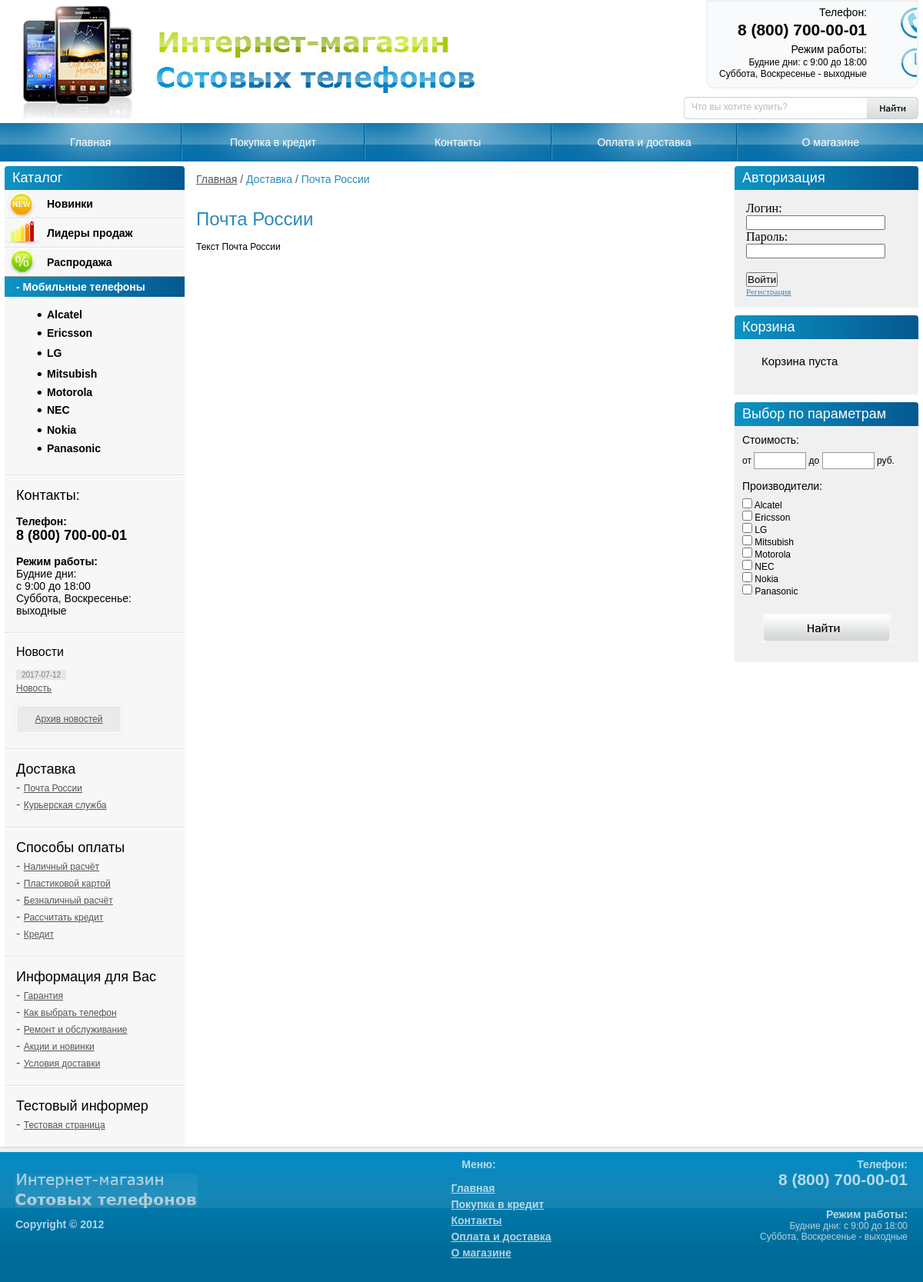
Screenshot of /?view=informer&informer_id=6 with the database file from the repository.
### tables this page shows
CREATE TABLE IF NOT EXISTS `pages` (
  `pages_id` tinyint(3) unsigned NOT NULL AUTO_INCREMENT,
  `title` varchar(255) NOT NULL,
  `keywords` varchar(255) NOT NULL,
  `description` varchar(255) NOT NULL,
  `position` tinyint(3) unsigned NOT NULL DEFAULT '0',
  `text` text NOT NULL,
  PRIMARY KEY (`pages_id`)
);

CREATE TABLE IF NOT EXISTS `links` (
  `link_id` int(10) unsigned NOT NULL AUTO_INCREMENT,
  `link_name` varchar(255) NOT NULL,
  `parent_informer` tinyint(3) unsigned NOT NULL,
  `links_position` tinyint(3) unsigned NOT NULL DEFAULT '0',
  `keywords` varchar(255) NOT NULL,
  `description` varchar(255) NOT NULL,
  `text` text NOT NULL,
  PRIMARY KEY (`link_id`)
);

CREATE TABLE IF NOT EXISTS `informers` (
  `informer_id` tinyint(3) unsigned NOT NULL AUTO_INCREMENT,
  `informer_name` varchar(255) NOT NULL,
  `informer_position` tinyint(3) unsigned NOT NULL DEFAULT '0',
  PRIMARY KEY (`informer_id`)
);

CREATE TABLE IF NOT EXISTS `news` (
  `news_id` int(10) unsigned NOT NULL AUTO_INCREMENT,
  `title` varchar(255) NOT NULL,
  `keywords` varchar(255) NOT NULL,
  `description` varchar(255) NOT NULL,
  `anons` text NOT NULL,
  `text` text NOT NULL,
  `date` date NOT NULL,
  PRIMARY KEY (`news_id`)
);

### controller/controller.php (called while the page is built, shortened)
<?php
$cat = catalog();
$informers = informer();
$pages = pages();
$news = get_title_news();
$view = empty($_GET['view']) ? 'hits' : $_GET['view'];
switch($view){
    case('informer'):
        $informer_id = abs((int)$_GET['informer_id']);
        $text_informer = get_text_informer($informer_id);
    break;
}
require_once TEMPLATE.'index.php';

### index.php (called while the page is built, shortened)
<?php
require_once CONTROLLER;

### model/model.php (called while the page is built, shortened)
<?php
 function catalog(){
    $query = "SELECT * FROM brands ORDER BY parent_id, brand_name";
    $res = mysql_query($query) or die(mysql_query());
    $cat = array();
    while($row = mysql_fetch_assoc($res)){
        if(!$row['parent_id']){
            $cat[$row['brand_id']][] = $row['brand_name'];
        }else{
            $cat[$row['parent_id']]['sub'][$row['brand_id']] = $row['brand_name'];
        }
    }
    return $cat;
 }
function pages(){
    $query = "SELECT pages_id, title FROM pages ORDER BY position";
    $res = mysql_query($query) or die (mysql_error());
    $pages = array();
    while($row = mysql_fetch_assoc($res)){
        $pages[] = $row;
    }
    return $pages;
}
function get_title_news(){
    $query = "SELECT news_id, title, date FROM news ORDER BY date DESC LIMIT 2";
    $res = mysql_query($query) or die(mysql_error());
    $news = array();
    while($row = mysql_fetch_assoc($res)){
        $news[] = $row;
    }
    return $news;
}
function informer(){
    $query = "SELECT * FROM links
                INNER JOIN informers ON
                links.parent_informer = informers.informer_id
                ORDER BY informer_position, links_position";
    $res = mysql_query($query) or die (mysql_query());
    $informers = array();
    $name = '';
    while($row = mysql_fetch_assoc($res)){
        if($row['informer_name'] != $name){
            $informers[$row['informer_id']][] = $row['informer_name'];
            $name = $row['informer_name'];
        }
        $informers[$row['parent_informer']]['sub'][$row['link_id']] = $row['link_name'];
    }
    return $informers;
}
function get_text_informer($informer_id){
    $query = "SELECT link_id, link_name, text, informers.informer_id, informers.informer_name
                FROM links
                LEFT JOIN informers ON informers.informer_id = links.parent_informer
                WHERE link_id = $informer_id";
    $res = mysql_query($query) or die(mysql_error());
    $text_informer = mysql_fetch_assoc($res);
    return $text_informer;
}

### views/ishop/informer.php (the view, shortened to what this page needs)
<div class="kroshka">
	<a href="<?=PATH?>">Главная</a> / <span><?=$text_informer['informer_name']?></span> / <span><?=$text_informer['link_name']?></span>
</div>
<div class="content-txt">
    <?php if($text_informer): ?>
        <h1><?=$text_informer['link_name']?></h1>
        <?=$text_informer['text']?>
    <?php else: ?>
        <p>Такой страницы нет</p>
    <?php endif; ?>
</div>

### views/ishop/inc/header.php (shortened to what this page needs)
<!DOCTYPE html PUBLIC "-//W3C//DTD XHTML 1.0 Transitional//EN" "http://www.w3.org/TR/xhtml1/DTD/xhtml1-transitional.dtd">
<html xmlns="http://www.w3.org/1999/xhtml">
<head>
<link rel="stylesheet" type="text/css" href="./fancybox/jquery.fancybox-1.3.4.css" media="screen" />
<link rel="stylesheet" type="text/css" href="<?=TEMPLATE?>style.css" />
</head>
<body>
<div class="main">
	<div class="header">
    	<a href="/"><img class="logo" src="<?=TEMPLATE?>images/logo.jpg" alt="Интернет магазин сотовых телефонов" /></a>
        <img class="slogan" src="<?=TEMPLATE?>images/slogan.jpg" alt="Интернет магазин сотовых телефонов" />
        <div class="head-contact">
        	<p><strong>Телефон:</strong><br />
<span>8 (800) 700-00-01</span></p>
            <p><strong>Режим работы:</strong><br />
Будние дни: с 9:00 до 18:00 <br />
Суббота, Воскресенье - выходные  </p>
        </div>
        <form method="get">
        <ul class="search-head">
        	<li>
            <input type="text" name="search" id="quickquery" placeholder="Что вы хотите купить?" />
</li>
            <li><input type="image" class="serch-btn" src="<?=TEMPLATE?>images/searc-btn.jpg" /></li>
        </ul>
        </form>
    </div>
    <ul class="menu">
    	<li><a href="<?=PATH?>">Главная</a></li>
        <?php if($pages): ?>
            <?php foreach($pages as $item): ?>
                <li><a href="?view=page&amp;page_id=<?=$item['pages_id']?>"><?=$item['title']?></a></li>
            <?php endforeach; ?>
        <?php endif; ?>
    </ul>

### views/ishop/inc/leftbar.php (shortened to what this page needs)
 <div id="left-bar">
     <div class="left-bar-cont">
<h2><span>Каталог</span></h2>
<h3 class="nav-new"><a href="?view=new">Новинки</a></h3>
<h3 class="nav-lider"><a href="?view=hits">Лидеры продаж</a></h3>
<h3 class="nav-sale"><a href="?view=sale">Распродажа</a></h3>
         <h4><span>- Мобильные телефоны</span></h4>
<ul class="nav-catalog" id="accordion">
             <?php foreach($cat as $key => $item): ?>
                 <?php if(count($item) > 1): ?>
                 <h3><li><a href="#"><?=$item[0]?></a></li></h3>
                 <?php elseif($item[0]):  ?>
                     <li><a href="?view=cat&category=<?=$key?>"><?=$item[0]?></a></li>
                 <?php endif; ?>
             <?php endforeach; ?>
</ul>
         <div class="bar-contact">
	<h3>Контакты:</h3>
	<p><strong>Телефон:</strong><br />
	<span>8 (800) 700-00-01</span></p>
	<p><strong>Режим работы:</strong><br />
	Будние дни: <br />
	с 9:00 до 18:00<br />
	Суббота, Воскресенье:<br />
	выходные</p>
</div>
         <div class="news">
	<h3>Новости</h3>
             <?php if($news): ?>
                 <?php foreach($news as $item): ?>
                     <p>
		       <span><?=$item['date']?></span>
		           <a href="?view=news&amp;news_id=<?=$item['news_id']?>"><?=$item['title']?></a>
	        </p>
                 <?php endforeach ?>
                 <a href="?view=archive" class="news-arh">Архив новостей</a>
             <?php else: ?>
             <p>Новостей пока нет</p>
             <?php endif;?>
</div>
         <?php foreach($informers as $informer): ?>
         <div class="info">
             <h3><?=$informer[0]?></h3>
             <?php foreach($informer['sub'] as $key => $sub): ?>
                 <p>- <a href="?view=informer&informer_id=<?=$key?>"><?=$sub?></a></p>
             <?php endforeach ?>
         </div>
         <?php endforeach; ?>
     </div>
 </div>

### views/ishop/inc/footer.php (shortened to what this page needs)
   <div class="footer">
		<div class="flogo">
			<a href="/"><img src="<?=TEMPLATE?>images/footer-logo.png" alt="Интернет магазин сотовых телефонов" /></a>
			<p>Сopyright © 2012</p>
		</div>
		<div class="fphone">
               <h2>Телефон:</h2>
               <h1>8 (800) 700-00-01</h1>
               <h2>Режим работы:</h2>
               <p>Будние дни: с 9:00 до 18:00<br />
               Суббота, Воскресенье - выходные </p>
		</div>
		<div class="fmenu">
			<p>Меню:</p>
			<ul>
			<li><a href="<?=PATH?>">Главная</a></li>
       <?php if($pages): ?>
           <?php foreach($pages as $item): ?>
               <li><a href="?view=page&amp;page_id=<?=$item['pages_id']?>"><?=$item['title']?></a></li>
           <?php endforeach; ?>
       <?php endif; ?>
			</ul>
		</div>
</div>

### rows the page displays
pages: title "Покупка в кредит"
pages: title "Контакты"
pages: title "Оплата и доставка"
pages: title "О магазине"
links: informers.informer_name "Доставка", link_name "Почта России", text "Текст Почта России"
news: date "2017-07-12", title "Новость"

### other values shown
$item[0] "Alcatel"
$item[0] "Ericsson"
$item[0] "LG"
$item[0] "Mitsubish"
$item[0] "Motorola"
$item[0] "NEC"
$item[0] "Nokia"
$item[0] "Panasonic"
$informer[0] "Доставка"
$sub "Почта России"
$sub "Курьерская служба"
$informer[0] "Способы оплаты"
$sub "Наличный расчёт"
$sub "Пластиковой картой"
$sub "Безналичный расчёт"
